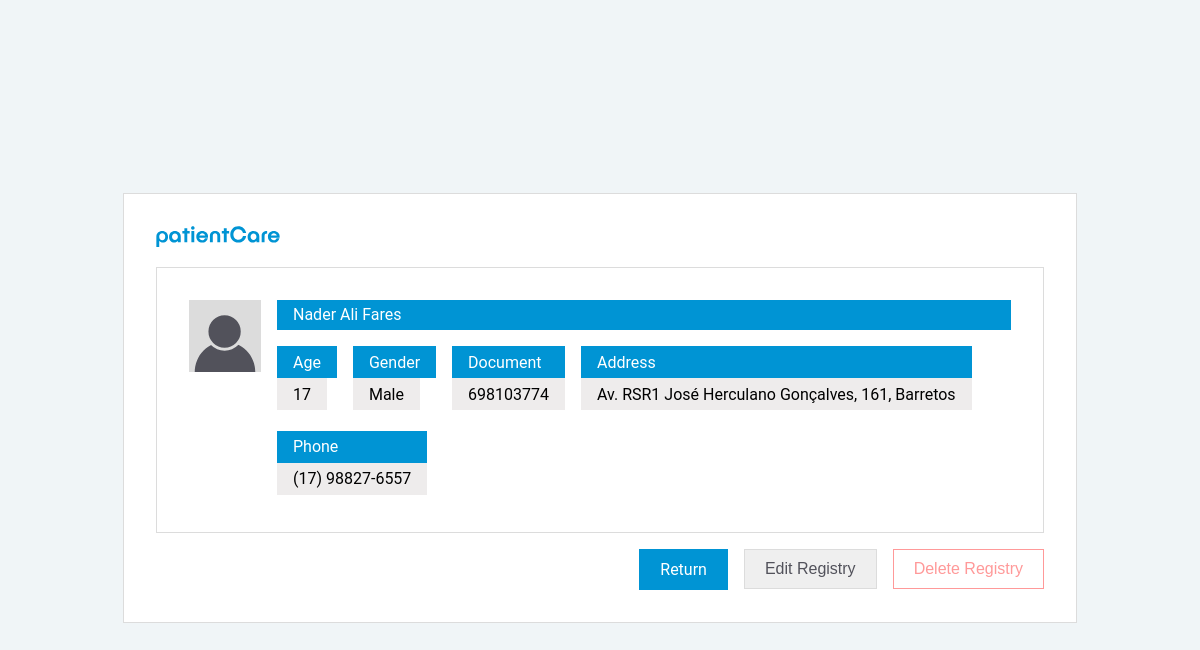
/patient/51, run on the app's committed database.
### tables this page shows
CREATE TABLE patients (
    id INTEGER PRIMARY KEY AUTOINCREMENT,
    name TEXT NOT NULL,
    age INTEGER,
    gender TEXT,
    document TEXT UNIQUE,
    address TEXT,
    phone TEXT       
  );

### app.py (the view)
@app.route('/patient/<int:id>')
def viewPatient(id):
  print(id)
  conn = sqlite3.connect('hospital_management.db')
  cursor = conn.cursor()
  cursor.execute('''
    SELECT * FROM patients WHERE id = ?
  ''', (id,))
  patient = cursor.fetchone()
  conn.close()
  return render_template('patient_details.html', patient=patient, patient_name=patient[1])

### templates/patient_details.html (shortened to what this page needs)
<!DOCTYPE html>
<html lang="en">
<head>
  <link rel="stylesheet" href="{{ url_for('static', filename='patient_details.css') }}">
</head>
<body>
  <div class="container">
    <div style="width: 100%;">
      <img src="{{ url_for('static', filename='images/patientCare.svg') }}" alt="patientCare">
    </div>
    <div class="record">
      <img src="{{ url_for('static', filename='images/patient.svg') }}" alt="">
      <div class="record-content">
        <div class="record-title">
          {{ patient[1] }}
        </div>
        <div class="record-body">
          <div class="record-item">
            <div class="record-item-title">Age</div>
            <div class="record-item-value">{{ patient[2] }}</div>
          </div>
          <div class="record-item">
            <div class="record-item-title">Gender</div>
            <div class="record-item-value">{{ patient[3] }}</div>
          </div>
          <div class="record-item">
            <div class="record-item-title">Document</div>
            <div class="record-item-value">{{ patient[4] }}</div>
          </div>
          <div class="record-item">
            <div class="record-item-title">Address</div>
            <div class="record-item-value">{{ patient[5] }}</div>
          </div>
          <div class="record-item">
            <div class="record-item-title">Phone</div>
            <div class="record-item-value">{{ patient[6] }}</div>
          </div>
        </div>
      </div>
    </div>
    <div style="width: 100%; display: flex; gap: 1rem; align-items: center; justify-content: end;">
      <a class="returnbtn" href="{{ url_for('index') }}">Return</a>
      <button id="editBtn">Edit Registry</button>
      <form action="/patient/{{ patient[0] }}/remove" method="post">
        <input id="deletebtn" type="submit" value="Delete Registry">
      </form>
    </div>
  </div>
</body>
</html>

### static/patient_details.css (style rules this page uses)
:root { --background-color: #F0F5F7; --default-color: #0094D4; --default-white: #FFFFFF; --default-border-color: #DCDCDC; --default-gray: #52525b; --default-gray-v: #EEECEC; }
body { background-color: var(--background-color); font-family: 'Roboto', sans-serif; display: flex; flex-direction: column; justify-content: center; align-items: center; height: 100vh; }
.container { width: 888px; height: max-content; border: 1px solid var(--default-border-color); display: flex; flex-direction: column; align-items: end; padding: 32px; gap: 16px; background-color: var(--default-white); }
.container img { width: 124px; }
.record { height: 100%; border: 1px solid var(--default-border-color); padding: 32px; gap: 16px; display: flex; align-items: start; }
.record img { width: 72px; }
.record-content { width: 100%; height: 100%; display: flex; flex-direction: column; gap: 1rem; }
.record-title { height: 40px; background-color: var(--default-color); color: var(--default-white); display: flex; flex-direction: row; align-items: center; justify-content: start; padding-left: 16px; }
.record-body { width: 100%; height: 100%; display: flex; gap: 1rem; flex-wrap: wrap; }
.record-item { width: max-content; height: 64px; display: flex; flex-direction: column; }
.record-item-title { height: 32px; display: flex; align-items: center; justify-content: start; padding: 0px 1rem; background-color: var(--default-color); color: var(--default-white); }
.record-item-value { width: max-content; height: 32px; display: flex; align-items: center; justify-content: start; padding: 0px 1rem; background-color: var(--default-gray-v); }
.returnbtn { width: max-content; background-color: var(--default-color); border: 1px solid var(--default-color); color: var(--default-white); padding: 10px 20px; text-align: center; text-decoration: none; display: inline-block; font-size: 1rem; cursor: pointer; }
#editBtn { width: max-content; border: 1px solid var(--default-border-color); color: var(--default-gray); padding: 10px 20px; text-align: center; text-decoration: none; display: inline-block; font-size: 1rem; cursor: pointer; }
#deletebtn { width: max-content; border: 1px solid #FF9999; background-color: transparent; color: #FF9999; padding: 10px 20px; text-align: center; text-decoration: none; display: inline-block; font-size: 1rem; cursor: pointer; }

### data on the page
patients: name "Nader Ali Fares", age "17", gender "Male", document "698103774", address "Av. RSR1 José Herculano Gonçalves, 161, Barretos", phone "(17) 98827-6557"
